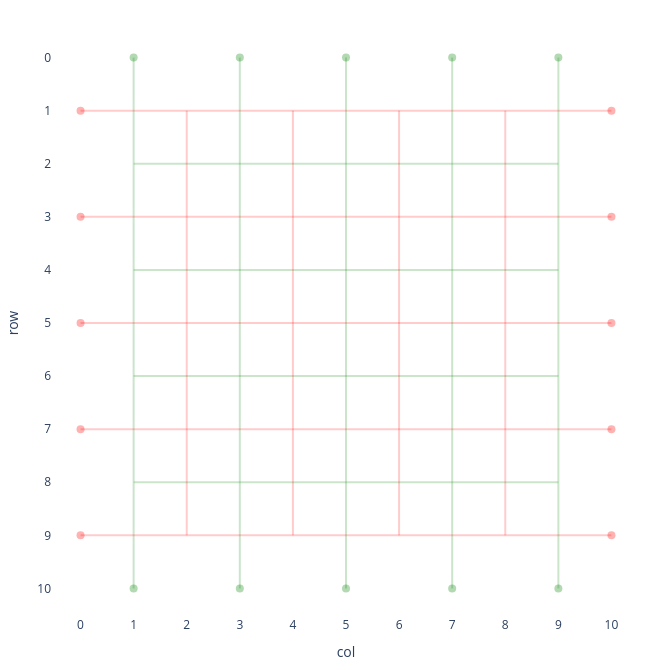

The cell this chart's notebook holds for it:
### Code cell
game_state.visualize()

### Figure 1 — Plotly figure (JSON) as saved in the notebook; plotly's stock layout.template omitted (floating-point values rounded to 4 significant figures)
{"data": [{"hoverinfo": "skip", "marker": {"color": "green", "opacity": 0.3, "size": 8}, "mode": "markers", "showlegend": false, "type": "scatter", "x": [1, 1, 3, 3, 5, 5, 7, 7, 9, 9], "y": [0, 10, 0, 10, 0, 10, 0, 10, 0, 10]}, {"hoverinfo": "skip", "marker": {"color": "red", "opacity": 0.3, "size": 8}, "mode": "markers", "showlegend": false, "type": "scatter", "x": [0, 10, 0, 10, 0, 10, 0, 10, 0, 10], "y": [1, 1, 3, 3, 5, 5, 7, 7, 9, 9]}], "layout": {"height": 670, "margin": {"b": 50, "l": 50, "r": 30, "t": 30}, "plot_bgcolor": "white", "shapes": [{"line": {"color": "green", "width": 2}, "opacity": 0.2, "type": "line", "x0": 1, "x1": 1, "y0": 0, "y1": 2}, {"line": {"color": "red", "width": 2}, "opacity": 0.2, "type": "line", "x0": 0, "x1": 2, "y0": 1, "y1": 1}, {"line": {"color": "green", "width": 2}, "opacity": 0.2, "type": "line", "x0": 3, "x1": 3, "y0": 0, "y1": 2}, {"line": {"color": "red", "width": 2}, "opacity": 0.2, "type": "line", "x0": 2, "x1": 4, "y0": 1, "y1": 1}, {"line": {"color": "green", "width": 2}, "opacity": 0.2, "type": "line", "x0": 5, "x1": 5, "y0": 0, "y1": 2}, {"line": {"color": "red", "width": 2}, "opacity": 0.2, "type": "line", "x0": 4, "x1": 6, "y0": 1, "y1": 1}, {"line": {"color": "green", "width": 2}, "opacity": 0.2, "type": "line", "x0": 7, "x1": 7, "y0": 0, "y1": 2}, {"line": {"color": "red", "width": 2}, "opacity": 0.2, "type": "line", "x0": 6, "x1": 8, "y0": 1, "y1": 1}, {"line": {"color": "green", "width": 2}, "opacity": 0.2, "type": "line", "x0": 9, "x1": 9, "y0": 0, "y1": 2}, {"line": {"color": "red", "width": 2}, "opacity": 0.2, "type": "line", "x0": 8, "x1": 10, "y0": 1, "y1": 1}, {"line": {"color": "green", "width": 2}, "opacity": 0.2, "type": "line", "x0": 1, "x1": 3, "y0": 2, "y1": 2}, {"line": {"color": "red", "width": 2}, "opacity": 0.2, "type": "line", "x0": 2, "x1": 2, "y0": 1, "y1": 3}, {"line": {"color": "green", "width": 2}, "opacity": 0.2, "type": "line", "x0": 3, "x1": 5, "y0": 2, "y1": 2}, {"line": {"color": "red", "width": 2}, "opacity": 0.2, "type": "line", "x0": 4, "x1": 4, "y0": 1, "y1": 3}, {"line": {"color": "green", "width": 2}, "opacity": 0.2, "type": "line", "x0": 5, "x1": 7, "y0": 2, "y1": 2}, {"line": {"color": "red", "width": 2}, "opacity": 0.2, "type": "line", "x0": 6, "x1": 6, "y0": 1, "y1": 3}, {"line": {"color": "green", "width": 2}, "opacity": 0.2, "type": "line", "x0": 7, "x1": 9, "y0": 2, "y1": 2}, {"line": {"color": "red", "width": 2}, "opacity": 0.2, "type": "line", "x0": 8, "x1": 8, "y0": 1, "y1": 3}, {"line": {"color": "green", "width": 2}, "opacity": 0.2, "type": "line", "x0": 1, "x1": 1, "y0": 2, "y1": 4}, {"line": {"color": "red", "width": 2}, "opacity": 0.2, "type": "line", "x0": 0, "x1": 2, "y0": 3, "y1": 3}, {"line": {"color": "green", "width": 2}, "opacity": 0.2, "type": "line", "x0": 3, "x1": 3, "y0": 2, "y1": 4}, {"line": {"color": "red", "width": 2}, "opacity": 0.2, "type": "line", "x0": 2, "x1": 4, "y0": 3, "y1": 3}, {"line": {"color": "green", "width": 2}, "opacity": 0.2, "type": "line", "x0": 5, "x1": 5, "y0": 2, "y1": 4}, {"line": {"color": "red", "width": 2}, "opacity": 0.2, "type": "line", "x0": 4, "x1": 6, "y0": 3, "y1": 3}, {"line": {"color": "green", "width": 2}, "opacity": 0.2, "type": "line", "x0": 7, "x1": 7, "y0": 2, "y1": 4}, {"line": {"color": "red", "width": 2}, "opacity": 0.2, "type": "line", "x0": 6, "x1": 8, "y0": 3, "y1": 3}, {"line": {"color": "green", "width": 2}, "opacity": 0.2, "type": "line", "x0": 9, "x1": 9, "y0": 2, "y1": 4}, {"line": {"color": "red", "width": 2}, "opacity": 0.2, "type": "line", "x0": 8, "x1": 10, "y0": 3, "y1": 3}, {"line": {"color": "green", "width": 2}, "opacity": 0.2, "type": "line", "x0": 1, "x1": 3, "y0": 4, "y1": 4}, {"line": {"color": "red", "width": 2}, "opacity": 0.2, "type": "line", "x0": 2, "x1": 2, "y0": 3, "y1": 5}, {"line": {"color": "green", "width": 2}, "opacity": 0.2, "type": "line", "x0": 3, "x1": 5, "y0": 4, "y1": 4}, {"line": {"color": "red", "width": 2}, "opacity": 0.2, "type": "line", "x0": 4, "x1": 4, "y0": 3, "y1": 5}, {"line": {"color": "green", "width": 2}, "opacity": 0.2, "type": "line", "x0": 5, "x1": 7, "y0": 4, "y1": 4}, {"line": {"color": "red", "width": 2}, "opacity": 0.2, "type": "line", "x0": 6, "x1": 6, "y0": 3, "y1": 5}, {"line": {"color": "green", "width": 2}, "opacity": 0.2, "type": "line", "x0": 7, "x1": 9, "y0": 4, "y1": 4}, {"line": {"color": "red", "width": 2}, "opacity": 0.2, "type": "line", "x0": 8, "x1": 8, "y0": 3, "y1": 5}, {"line": {"color": "green", "width": 2}, "opacity": 0.2, "type": "line", "x0": 1, "x1": 1, "y0": 4, "y1": 6}, {"line": {"color": "red", "width": 2}, "opacity": 0.2, "type": "line", "x0": 0, "x1": 2, "y0": 5, "y1": 5}, {"line": {"color": "green", "width": 2}, "opacity": 0.2, "type": "line", "x0": 3, "x1": 3, "y0": 4, "y1": 6}, {"line": {"color": "red", "width": 2}, "opacity": 0.2, "type": "line", "x0": 2, "x1": 4, "y0": 5, "y1": 5}, {"line": {"color": "green", "width": 2}, "opacity": 0.2, "type": "line", "x0": 5, "x1": 5, "y0": 4, "y1": 6}, {"line": {"color": "red", "width": 2}, "opacity": 0.2, "type": "line", "x0": 4, "x1": 6, "y0": 5, "y1": 5}, {"line": {"color": "green", "width": 2}, "opacity": 0.2, "type": "line", "x0": 7, "x1": 7, "y0": 4, "y1": 6}, {"line": {"color": "red", "width": 2}, "opacity": 0.2, "type": "line", "x0": 6, "x1": 8, "y0": 5, "y1": 5}, {"line": {"color": "green", "width": 2}, "opacity": 0.2, "type": "line", "x0": 9, "x1": 9, "y0": 4, "y1": 6}, {"line": {"color": "red", "width": 2}, "opacity": 0.2, "type": "line", "x0": 8, "x1": 10, "y0": 5, "y1": 5}, {"line": {"color": "green", "width": 2}, "opacity": 0.2, "type": "line", "x0": 1, "x1": 3, "y0": 6, "y1": 6}, {"line": {"color": "red", "width": 2}, "opacity": 0.2, "type": "line", "x0": 2, "x1": 2, "y0": 5, "y1": 7}, {"line": {"color": "green", "width": 2}, "opacity": 0.2, "type": "line", "x0": 3, "x1": 5, "y0": 6, "y1": 6}, {"line": {"color": "red", "width": 2}, "opacity": 0.2, "type": "line", "x0": 4, "x1": 4, "y0": 5, "y1": 7}, {"line": {"color": "green", "width": 2}, "opacity": 0.2, "type": "line", "x0": 5, "x1": 7, "y0": 6, "y1": 6}, {"line": {"color": "red", "width": 2}, "opacity": 0.2, "type": "line", "x0": 6, "x1": 6, "y0": 5, "y1": 7}, {"line": {"color": "green", "width": 2}, "opacity": 0.2, "type": "line", "x0": 7, "x1": 9, "y0": 6, "y1": 6}, {"line": {"color": "red", "width": 2}, "opacity": 0.2, "type": "line", "x0": 8, "x1": 8, "y0": 5, "y1": 7}, {"line": {"color": "green", "width": 2}, "opacity": 0.2, "type": "line", "x0": 1, "x1": 1, "y0": 6, "y1": 8}, {"line": {"color": "red", "width": 2}, "opacity": 0.2, "type": "line", "x0": 0, "x1": 2, "y0": 7, "y1": 7}, {"line": {"color": "green", "width": 2}, "opacity": 0.2, "type": "line", "x0": 3, "x1": 3, "y0": 6, "y1": 8}, {"line": {"color": "red", "width": 2}, "opacity": 0.2, "type": "line", "x0": 2, "x1": 4, "y0": 7, "y1": 7}, {"line": {"color": "green", "width": 2}, "opacity": 0.2, "type": "line", "x0": 5, "x1": 5, "y0": 6, "y1": 8}, {"line": {"color": "red", "width": 2}, "opacity": 0.2, "type": "line", "x0": 4, "x1": 6, "y0": 7, "y1": 7}, {"line": {"color": "green", "width": 2}, "opacity": 0.2, "type": "line", "x0": 7, "x1": 7, "y0": 6, "y1": 8}, {"line": {"color": "red", "width": 2}, "opacity": 0.2, "type": "line", "x0": 6, "x1": 8, "y0": 7, "y1": 7}, {"line": {"color": "green", "width": 2}, "opacity": 0.2, "type": "line", "x0": 9, "x1": 9, "y0": 6, "y1": 8}, {"line": {"color": "red", "width": 2}, "opacity": 0.2, "type": "line", "x0": 8, "x1": 10, "y0": 7, "y1": 7}, {"line": {"color": "green", "width": 2}, "opacity": 0.2, "type": "line", "x0": 1, "x1": 3, "y0": 8, "y1": 8}, {"line": {"color": "red", "width": 2}, "opacity": 0.2, "type": "line", "x0": 2, "x1": 2, "y0": 7, "y1": 9}, {"line": {"color": "green", "width": 2}, "opacity": 0.2, "type": "line", "x0": 3, "x1": 5, "y0": 8, "y1": 8}, {"line": {"color": "red", "width": 2}, "opacity": 0.2, "type": "line", "x0": 4, "x1": 4, "y0": 7, "y1": 9}, {"line": {"color": "green", "width": 2}, "opacity": 0.2, "type": "line", "x0": 5, "x1": 7, "y0": 8, "y1": 8}, {"line": {"color": "red", "width": 2}, "opacity": 0.2, "type": "line", "x0": 6, "x1": 6, "y0": 7, "y1": 9}, {"line": {"color": "green", "width": 2}, "opacity": 0.2, "type": "line", "x0": 7, "x1": 9, "y0": 8, "y1": 8}, {"line": {"color": "red", "width": 2}, "opacity": 0.2, "type": "line", "x0": 8, "x1": 8, "y0": 7, "y1": 9}, {"line": {"color": "green", "width": 2}, "opacity": 0.2, "type": "line", "x0": 1, "x1": 1, "y0": 8, "y1": 10}, {"line": {"color": "red", "width": 2}, "opacity": 0.2, "type": "line", "x0": 0, "x1": 2, "y0": 9, "y1": 9}, {"line": {"color": "green", "width": 2}, "opacity": 0.2, "type": "line", "x0": 3, "x1": 3, "y0": 8, "y1": 10}, {"line": {"color": "red", "width": 2}, "opacity": 0.2, "type": "line", "x0": 2, "x1": 4, "y0": 9, "y1": 9}, {"line": {"color": "green", "width": 2}, "opacity": 0.2, "type": "line", "x0": 5, "x1": 5, "y0": 8, "y1": 10}, {"line": {"color": "red", "width": 2}, "opacity": 0.2, "type": "line", "x0": 4, "x1": 6, "y0": 9, "y1": 9}, {"line": {"color": "green", "width": 2}, "opacity": 0.2, "type": "line", "x0": 7, "x1": 7, "y0": 8, "y1": 10}, {"line": {"color": "red", "width": 2}, "opacity": 0.2, "type": "line", "x0": 6, "x1": 8, "y0": 9, "y1": 9}, {"line": {"color": "green", "width": 2}, "opacity": 0.2, "type": "line", "x0": 9, "x1": 9, "y0": 8, "y1": 10}, {"line": {"color": "red", "width": 2}, "opacity": 0.2, "type": "line", "x0": 8, "x1": 10, "y0": 9, "y1": 9}], "width": 670, "xaxis": {"range": [-0.5, 10.5], "scaleanchor": "y", "tickmode": "array", "ticktext": ["0", "1", "2", "3", "4", "5", "6", "7", "8", "9", "10"], "tickvals": [0, 1, 2, 3, 4, 5, 6, 7, 8, 9, 10], "title": {"text": "col"}}, "yaxis": {"autorange": false, "range": [10.5, -0.5], "tickmode": "array", "ticktext": ["0", "1", "2", "3", "4", "5", "6", "7", "8", "9", "10"], "tickvals": [0, 1, 2, 3, 4, 5, 6, 7, 8, 9, 10], "title": {"text": "row"}}}}
